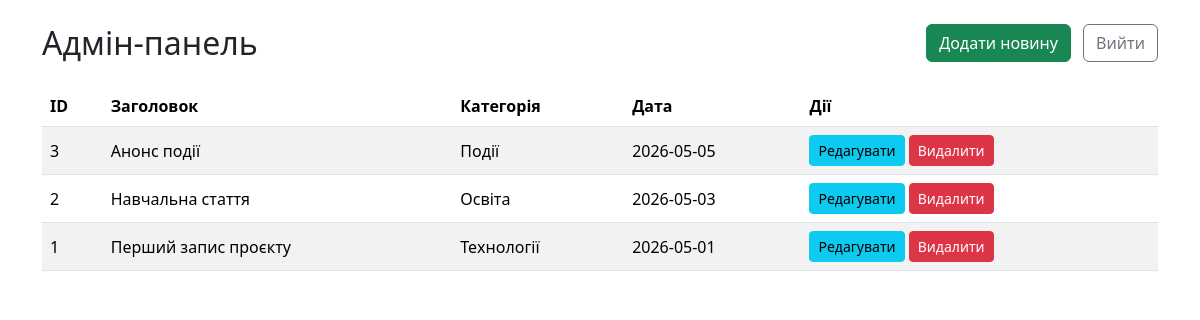
/admin/index.php (signed in), run on the app's committed database.
### tables this page shows
CREATE TABLE IF NOT EXISTS news (
    id INT AUTO_INCREMENT PRIMARY KEY,
    title VARCHAR(255) NOT NULL,
    content TEXT NOT NULL,
    image VARCHAR(500) NOT NULL,
    category_id INT NOT NULL,
    published_at DATE NOT NULL,
    CONSTRAINT fk_news_category FOREIGN KEY (category_id) REFERENCES categories(id) ON DELETE RESTRICT ON UPDATE CASCADE
);

CREATE TABLE IF NOT EXISTS categories (
    id INT AUTO_INCREMENT PRIMARY KEY,
    name VARCHAR(120) NOT NULL UNIQUE
);

### function.php (called while the page is built, shortened)
<?php
require_once __DIR__ . '/conf.php';
function e(string $value): string {
    return htmlspecialchars($value, ENT_QUOTES, 'UTF-8');
}
function get_news(?int $categoryId = null): array {
    global $conn;
    $sql = 'SELECT n.id, n.title, n.content, n.image, n.published_at, c.name AS category_name
            FROM news n
            LEFT JOIN categories c ON c.id = n.category_id';
    $sql .= ' ORDER BY n.published_at DESC, n.id DESC';
    $stmt = mysqli_prepare($conn, $sql);
    mysqli_stmt_execute($stmt);
    $result = mysqli_stmt_get_result($stmt);
    return mysqli_fetch_all($result, MYSQLI_ASSOC);
}

### admin/index.php (the view, shortened to what this page needs)
<?php
require_once '../function.php';
$posts = get_news();
?>
<!doctype html>
<html lang="uk">
<head>
    <link href="https://cdn.jsdelivr.net/npm/bootstrap@5.3.3/dist/css/bootstrap.min.css" rel="stylesheet">
</head>
<body>
<div class="container py-4">
    <div class="d-flex justify-content-between align-items-center mb-4">
        <h2 class="m-0">Адмін-панель</h2>
        <div>
            <a href="add-new.php" class="btn btn-success me-2">Додати новину</a>
            <a href="logout.php" class="btn btn-outline-secondary">Вийти</a>
        </div>
    </div>
    <table class="table table-striped align-middle">
        <thead>
        <tr>
            <th>ID</th>
            <th>Заголовок</th>
            <th>Категорія</th>
            <th>Дата</th>
            <th>Дії</th>
        </tr>
        </thead>
        <tbody>
        <?php foreach ($posts as $post): ?>
            <tr>
                <td><?= (int)$post['id']; ?></td>
                <td><?= e($post['title']); ?></td>
                <td><?= e($post['category_name'] ?? 'Без категорії'); ?></td>
                <td><?= e($post['published_at']); ?></td>
                <td>
                    <a href="edit-new.php?post_id=<?= (int)$post['id']; ?>" class="btn btn-sm btn-info">Редагувати</a>
                    <a href="delete-new.php?post_id=<?= (int)$post['id']; ?>" class="btn btn-sm btn-danger" onclick="return confirm('Видалити запис?')">Видалити</a>
                </td>
            </tr>
        <?php endforeach; ?>
        </tbody>
    </table>
</div>
</body>
</html>

### data on the page
news: id "3", title "Анонс події", category.name "Події", published_at "2026-05-05"
news: id "2", title "Навчальна стаття", category.name "Освіта", published_at "2026-05-03"
news: id "1", title "Перший запис проєкту", category.name "Технології", published_at "2026-05-01"
